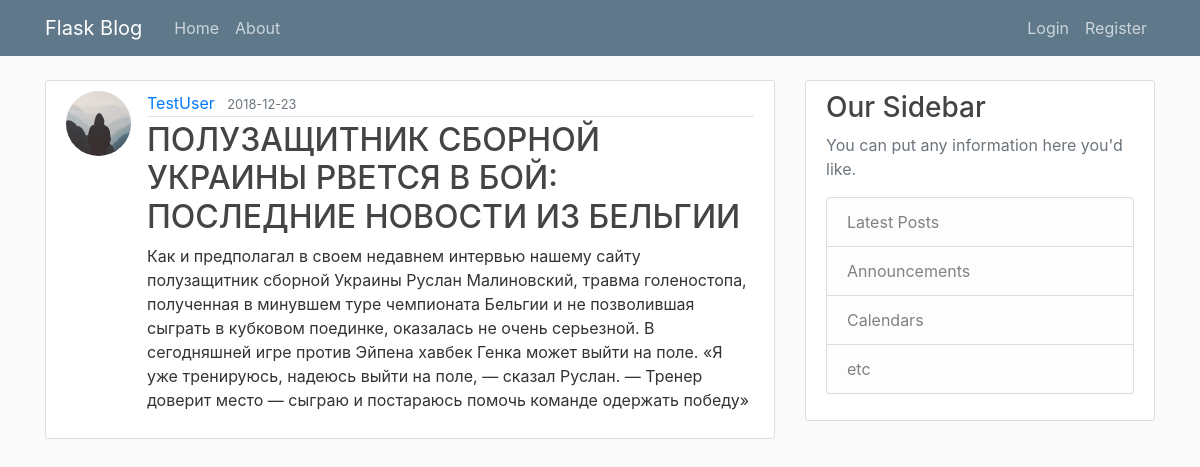
The page /post/5 on the database its author committed.
### flaskblog/models.py (models this page shows, shortened)
class User(db.Model, UserMixin):
    id = db.Column(db.Integer, primary_key=True)
    username = db.Column(db.String(20), unique=True, nullable=False)
    email = db.Column(db.String(120), unique=True, nullable=False)
    image_file = db.Column(db.String(20), nullable=False, default='default.jpg')
    password = db.Column(db.String(60), nullable=False)
    posts = db.relationship('Post', backref='author', lazy=True)

class Post(db.Model):
    id = db.Column(db.Integer, primary_key=True)
    title = db.Column(db.String(100), nullable=False)
    date_posted = db.Column(db.DateTime, nullable=False, default=datetime.utcnow)
    content = db.Column(db.Text, nullable=False)
    user_id = db.Column(db.Integer, db.ForeignKey('user.id'), nullable=False)

### flaskblog/routes.py (the view)
@app.route("/post/<int:post_id>")
def post(post_id):
    post = Post.query.get_or_404(post_id)
    return render_template('post.html', title=post.title, post=post)

### flaskblog/templates/post.html (shortened to what this page needs)
{% extends "layout.html" %}
{% block content %}
  <article class="media content-section">
    <img class="rounded-circle article-img" src="{{ url_for('static', filename='profile_pics/' + post.author.image_file) }}">
    <div class="media-body">
      <div class="article-metadata">
        <a class="mr-2" href="{{ url_for('user_posts', username=post.author.username) }}">{{ post.author.username }}</a>
        <small class="text-muted">{{ post.date_posted.strftime('%Y-%m-%d') }}</small>
      </div>
      <h2 class="article-title">{{ post.title }}</h2>
      <p class="article-content">{{ post.content }}</p>
    </div>
  </article>
{% endblock content %}

### flaskblog/static/main.css (style rules this page uses)
body { background: #fafafa; color: #333333; margin-top: 5rem; }
h1, h2, h3, h4, h5, h6 { color: #444444; }
.content-section { background: #ffffff; padding: 10px 20px; border: 1px solid #dddddd; border-radius: 3px; margin-bottom: 20px; }
.article-title { color: #444444; }
.article-content { white-space: pre-line; }
.article-img { height: 65px; width: 65px; margin-right: 16px; }
.article-metadata { padding-bottom: 1px; margin-bottom: 4px; border-bottom: 1px solid #e3e3e3 }

### rows shown on the page
User: image_file (placeholder picture), author.username "TestUser"
Post: date_posted "2018-12-23", title "ПОЛУЗАЩИТНИК СБОРНОЙ УКРАИНЫ РВЕТСЯ В БОЙ: ПОСЛЕДНИЕ НОВОСТИ ИЗ БЕЛЬГИИ", content "Как и предполагал в своем недавнем интервью нашему сайту полузащитник сборной Украины Руслан Малиновский, травма голеностопа, полученная в минувшем туре чемпионата Бельгии и не позволившая сыграть в кубковом поединке, оказалась не очень серьезной. В сегодняшней игре против Эйпена хавбек Генка может выйти на поле. «Я уже тренируюсь, надеюсь выйти на поле, — сказал Руслан. — Тренер доверит место — сыграю и постараюсь помочь команде одержать победу»"
